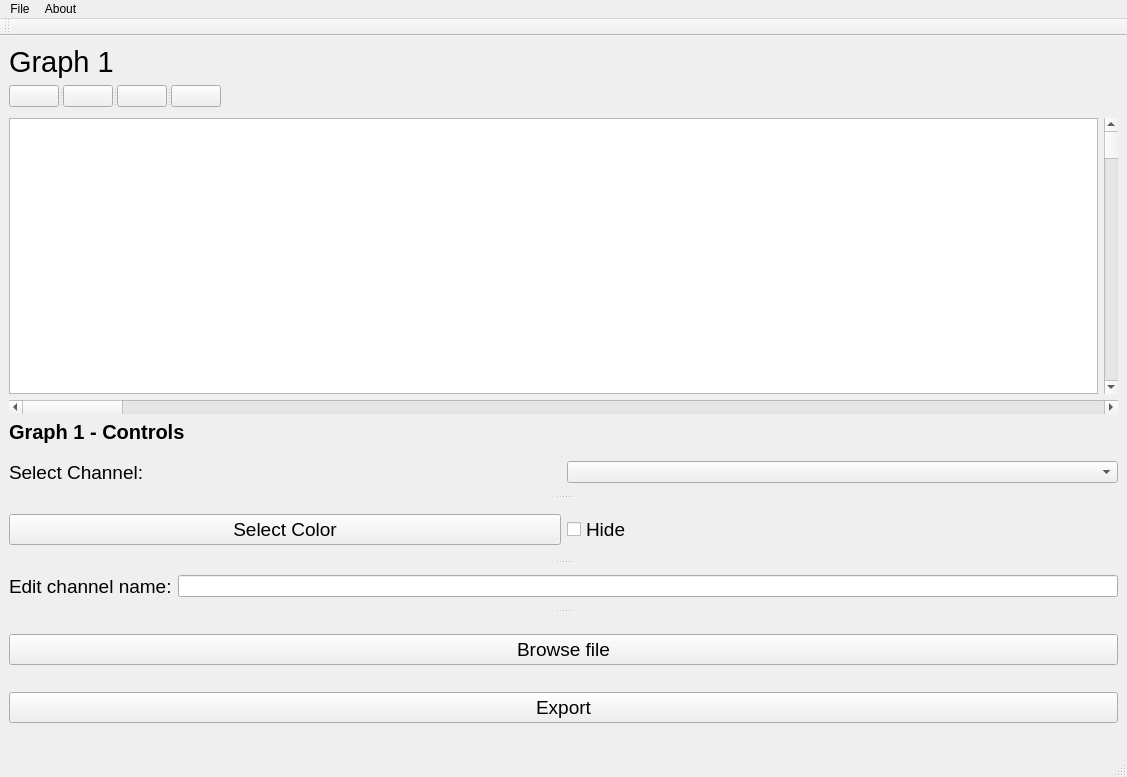
<?xml version="1.0" encoding="UTF-8"?>
<ui version="4.0">
 <class>MainWindow</class>
 <widget class="QMainWindow" name="MainWindow">
  <property name="geometry">
   <rect>
    <x>0</x>
    <y>0</y>
    <width>1127</width>
    <height>777</height>
   </rect>
  </property>
  <property name="windowTitle">
   <string>MainWindow</string>
  </property>
  <widget class="QWidget" name="centralwidget">
   <layout class="QVBoxLayout" name="verticalLayout_2">
    <item>
     <layout class="QVBoxLayout" name="GraphLayout1">
      <item>
       <layout class="QVBoxLayout" name="channelHeaderLayout1">
        <item>
         <widget class="QLabel" name="graphLabel1">
          <property name="font">
           <font>
            <pointsize>22</pointsize>
           </font>
          </property>
          <property name="text">
           <string>Graph 1</string>
          </property>
         </widget>
        </item>
        <item>
         <widget class="QSplitter" name="ControlButtonsLayout1">
          <property name="orientation">
           <enum>Qt::Horizontal</enum>
          </property>
          <widget class="QPushButton" name="playPauseBtn1">
           <property name="enabled">
            <bool>true</bool>
           </property>
           <property name="maximumSize">
            <size>
             <width>50</width>
             <height>16777215</height>
            </size>
           </property>
           <property name="text">
            <string/>
           </property>
           <property name="icon">
            <iconset>
             <normaloff>Images/play.png</normaloff>Images/play.png</iconset>
           </property>
          </widget>
          <widget class="QPushButton" name="zoomInBtn1">
           <property name="maximumSize">
            <size>
             <width>50</width>
             <height>16777215</height>
            </size>
           </property>
           <property name="text">
            <string/>
           </property>
           <property name="icon">
            <iconset>
             <normaloff>Images/zoom-in.png</normaloff>Images/zoom-in.png</iconset>
           </property>
          </widget>
          <widget class="QPushButton" name="zoomOutBtn1">
           <property name="maximumSize">
            <size>
             <width>50</width>
             <height>16777215</height>
            </size>
           </property>
           <property name="text">
            <string/>
           </property>
           <property name="icon">
            <iconset>
             <normaloff>Images/zoom-out.png</normaloff>Images/zoom-out.png</iconset>
           </property>
          </widget>
          <widget class="QPushButton" name="rewindBtn1">
           <property name="maximumSize">
            <size>
             <width>50</width>
             <height>16777215</height>
            </size>
           </property>
           <property name="text">
            <string/>
           </property>
           <property name="icon">
            <iconset>
             <normaloff>Images/rewind.png</normaloff>Images/rewind.png</iconset>
           </property>
          </widget>
         </widget>
        </item>
       </layout>
      </item>
      <item>
       <spacer name="verticalSpacer">
        <property name="orientation">
         <enum>Qt::Vertical</enum>
        </property>
        <property name="sizeType">
         <enum>QSizePolicy::Fixed</enum>
        </property>
        <property name="sizeHint" stdset="0">
         <size>
          <width>5</width>
          <height>5</height>
         </size>
        </property>
       </spacer>
      </item>
      <item>
       <layout class="QGridLayout" name="plotGridLayout1">
        <item row="0" column="1">
         <widget class="QScrollBar" name="yAxisScrollBar1">
          <property name="orientation">
           <enum>Qt::Vertical</enum>
          </property>
         </widget>
        </item>
        <item row="0" column="0">
         <widget class="PlotWidget" name="plotGraph1"/>
        </item>
        <item row="2" column="0">
         <layout class="QHBoxLayout" name="horizontalLayout_4"/>
        </item>
        <item row="1" column="0" colspan="2">
         <widget class="QScrollBar" name="xAxisScrollBar1">
          <property name="orientation">
           <enum>Qt::Horizontal</enum>
          </property>
         </widget>
        </item>
       </layout>
      </item>
      <item>
       <widget class="QLabel" name="label">
        <property name="font">
         <font>
          <family>MS Sans Serif</family>
          <pointsize>15</pointsize>
          <weight>75</weight>
          <bold>true</bold>
         </font>
        </property>
        <property name="text">
         <string>Graph 1 - Controls</string>
        </property>
       </widget>
      </item>
      <item>
       <widget class="QSplitter" name="graphControls1">
        <property name="orientation">
         <enum>Qt::Vertical</enum>
        </property>
        <widget class="QSplitter" name="splitter">
         <property name="orientation">
          <enum>Qt::Vertical</enum>
         </property>
         <widget class="QWidget" name="">
          <layout class="QHBoxLayout" name="horizontalLayout">
           <item>
            <widget class="QLabel" name="selectChannelLabel1">
             <property name="font">
              <font>
               <pointsize>14</pointsize>
              </font>
             </property>
             <property name="text">
              <string>Select Channel:</string>
             </property>
            </widget>
           </item>
           <item>
            <widget class="QComboBox" name="channelList1"/>
           </item>
          </layout>
         </widget>
         <widget class="QWidget" name="">
          <layout class="QHBoxLayout" name="horizontalLayout_2">
           <item>
            <widget class="QPushButton" name="selectColotBtn1">
             <property name="font">
              <font>
               <pointsize>14</pointsize>
              </font>
             </property>
             <property name="text">
              <string>Select Color</string>
             </property>
            </widget>
           </item>
           <item>
            <widget class="QCheckBox" name="checkBox">
             <property name="font">
              <font>
               <pointsize>14</pointsize>
              </font>
             </property>
             <property name="text">
              <string>Hide </string>
             </property>
            </widget>
           </item>
          </layout>
         </widget>
         <widget class="QWidget" name="">
          <layout class="QHBoxLayout" name="horizontalLayout_3">
           <item>
            <widget class="QLabel" name="label_2">
             <property name="font">
              <font>
               <pointsize>14</pointsize>
              </font>
             </property>
             <property name="text">
              <string>Edit channel name:</string>
             </property>
            </widget>
           </item>
           <item>
            <widget class="QLineEdit" name="lineEdit"/>
           </item>
          </layout>
         </widget>
         <widget class="QWidget" name="">
          <layout class="QVBoxLayout" name="verticalLayout">
           <item>
            <widget class="QPushButton" name="pushButton_2">
             <property name="font">
              <font>
               <pointsize>14</pointsize>
              </font>
             </property>
             <property name="text">
              <string>Browse file</string>
             </property>
            </widget>
           </item>
           <item>
            <widget class="QPushButton" name="pushButton">
             <property name="font">
              <font>
               <pointsize>14</pointsize>
              </font>
             </property>
             <property name="text">
              <string>Export</string>
             </property>
            </widget>
           </item>
          </layout>
         </widget>
        </widget>
       </widget>
      </item>
     </layout>
    </item>
   </layout>
  </widget>
  <widget class="QMenuBar" name="menubar">
   <property name="geometry">
    <rect>
     <x>0</x>
     <y>0</y>
     <width>1127</width>
     <height>26</height>
    </rect>
   </property>
   <widget class="QMenu" name="menuFile">
    <property name="title">
     <string>File</string>
    </property>
    <widget class="QMenu" name="menuOpen">
     <property name="title">
      <string>Open</string>
     </property>
     <widget class="QMenu" name="menuGraph_1">
      <property name="title">
       <string>Graph 1</string>
      </property>
      <addaction name="actionChannel_3"/>
      <addaction name="actionChannel_4"/>
      <addaction name="actionChannel_5"/>
     </widget>
     <widget class="QMenu" name="menuGraph_2">
      <property name="title">
       <string>Graph 2</string>
      </property>
      <addaction name="actionChannel_6"/>
      <addaction name="actionChannel_7"/>
      <addaction name="actionChannel_8"/>
     </widget>
     <addaction name="menuGraph_1"/>
     <addaction name="menuGraph_2"/>
    </widget>
    <addaction name="actionNew"/>
    <addaction name="menuOpen"/>
    <addaction name="actionSave_As"/>
   </widget>
   <widget class="QMenu" name="menuAbout">
    <property name="title">
     <string>About</string>
    </property>
   </widget>
   <addaction name="menuFile"/>
   <addaction name="menuAbout"/>
  </widget>
  <widget class="QStatusBar" name="statusbar"/>
  <widget class="QToolBar" name="toolBar">
   <property name="windowTitle">
    <string>toolBar</string>
   </property>
   <attribute name="toolBarArea">
    <enum>TopToolBarArea</enum>
   </attribute>
   <attribute name="toolBarBreak">
    <bool>false</bool>
   </attribute>
  </widget>
  <action name="actionNew">
   <property name="text">
    <string>New</string>
   </property>
   <property name="shortcut">
    <string>Ctrl+N</string>
   </property>
  </action>
  <action name="actionSave_As">
   <property name="text">
    <string>Exit</string>
   </property>
   <property name="shortcut">
    <string/>
   </property>
  </action>
  <action name="actionChannel_3">
   <property name="text">
    <string>Channel 1</string>
   </property>
  </action>
  <action name="actionChannel_4">
   <property name="text">
    <string>Channel 2</string>
   </property>
  </action>
  <action name="actionChannel_5">
   <property name="text">
    <string>Channel 3</string>
   </property>
  </action>
  <action name="actionChannel_6">
   <property name="text">
    <string>Channel 1</string>
   </property>
  </action>
  <action name="actionChannel_7">
   <property name="text">
    <string>Channel 2</string>
   </property>
  </action>
  <action name="actionChannel_8">
   <property name="text">
    <string>Channel 3</string>
   </property>
  </action>
 </widget>
 <customwidgets>
  <customwidget>
   <class>PlotWidget</class>
   <extends>QGraphicsView</extends>
   <header location="global">pyqtgraph</header>
   <container>1</container>
  </customwidget>
 </customwidgets>
 <resources/>
 <connections/>
</ui>
